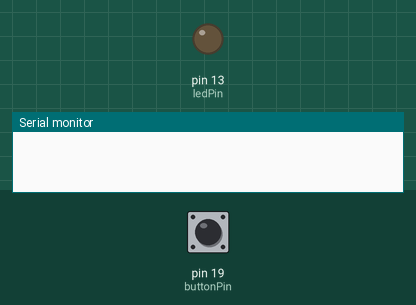
A sketch run on a simulated Arduino Uno, built with avr-gcc and run on an emulated ATmega328P. On the bench: output pins drawn as LEDs (lit = HIGH), the last lines printed to the serial monitor. The inputs (shaded band) are chosen by the test bench; at power-on: pin 19 (buttonPin) HIGH.

Above: at 1.2 s.
1.3 s: pin 19 (buttonPin) pulled LOW for 0.15 s
At 1.6 s:
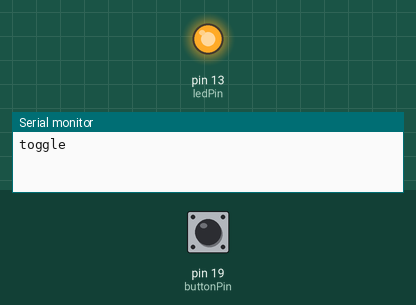
2.9 s: pin 19 (buttonPin) pulled LOW for 1 s
At 4.0 s:
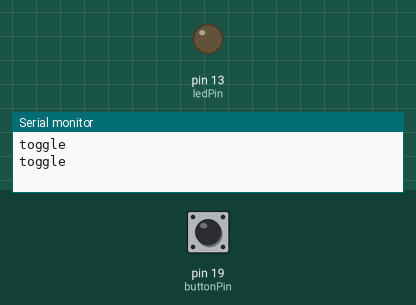
5.4 s: pin 19 (buttonPin) pulled LOW for 3.2 s
At 5.9 s:
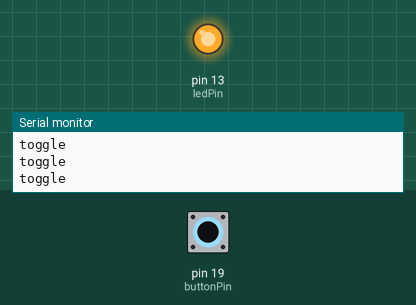
Timing chart, 0 to 8.4 s (numbered marks = the images above; inputs shaded):
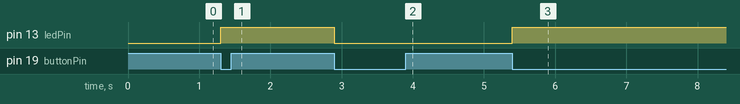

Measured:
- after the input at 1.3 s, pin 13 (ledPin): LOW → HIGH at once
- after the input at 2.9 s, pin 13 (ledPin): HIGH → LOW at once
- after the input at 5.4 s, pin 13 (ledPin): LOW → HIGH at once

The sketch:

Guided2-Step1-SeeTheBounce.ino
```cpp
// GUIDED EXAMPLE 2, STEP 1 - See the problem

const int ledPin = 13;
// deklarasi pin LED = GPIO 13, sama persis seperti Guided 1 dan Step 2

const int buttonPin = 19;
// deklarasi pin tombol = GPIO 19, dipakai sebagai INPUT (baca sinyal)

bool ledState = LOW;
// status LED saat ini, mulai dari OFF

int lastReading = HIGH;
// nilai MENTAH pin tombol dari iterasi loop() sebelumnya.
// HIGH karena idle state (belum ditekan) = HIGH akibat INPUT_PULLUP.
// CATATAN PENTING: di versi ini HANYA ADA SATU variabel state -
// tidak ada buttonState terpisah seperti di Step 2. Artinya tidak ada
// pembeda antara "nilai yang barusan dibaca" dan "nilai yang benar-benar dipercaya"

void setup() {
  Serial.begin(115200);
  // buka komunikasi serial di 115200 baud

  pinMode(ledPin, OUTPUT);
  // set pin LED sebagai output

  pinMode(buttonPin, INPUT_PULLUP);
  // idle HIGH, pressed LOW - pull-up internal diaktifkan supaya pin
  // tidak floating saat tombol tidak ditekan
}

void loop() {
  int reading = digitalRead(buttonPin);
  // baca nilai MENTAH pin tombol, dilakukan setiap kali loop() berjalan
  // (ribuan kali per detik)

  if (reading != lastReading && reading == LOW) {
    // dua syarat digabung sekaligus dalam SATU pengecekan:
    // 1. reading != lastReading -> nilai barusan BEDA dari pass sebelumnya
    // 2. reading == LOW -> dan nilai baru itu adalah LOW (kondisi ditekan)
    //
    // MASALAHNYA: begitu kedua syarat ini terpenuhi, program LANGSUNG
    // mempercayainya sebagai penekanan asli - TIDAK ADA jeda waktu untuk
    // menunggu apakah sinyal ini stabil atau cuma gejolak sesaat (bounce).
    // Kalau kontak mekanik tombol bergejolak 3-4 kali dalam hitungan
    // milidetik, SETIAP gejolak yang kebetulan hasilnya LOW akan lolos
    // syarat ini dan dianggap sebagai penekanan terpisah

    ledState = !ledState;
    digitalWrite(ledPin, ledState);
    Serial.println("toggle");
    // aksi toggle LED - persis sama seperti versi Step 2,
    // TAPI di sini bisa terpicu berkali-kali untuk SATU kali tekan fisik
  }

  lastReading = reading;
  // simpan nilai mentah kali ini untuk pembanding di iterasi berikutnya
}
```
